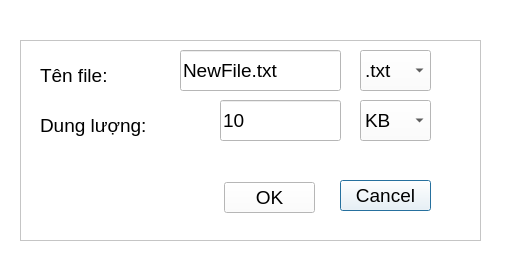
<?xml version="1.0" encoding="UTF-8"?>
<ui version="4.0">
 <class>Dialog</class>
 <widget class="QDialog" name="Dialog">
  <property name="geometry">
   <rect>
    <x>0</x>
    <y>0</y>
    <width>515</width>
    <height>260</height>
   </rect>
  </property>
  <property name="windowTitle">
   <string>Tạo file</string>
  </property>
  <property name="styleSheet">
   <string notr="true">background-color:#FFFFFF;
color: black</string>
  </property>
  <widget class="QFrame" name="frame">
   <property name="geometry">
    <rect>
     <x>20</x>
     <y>40</y>
     <width>461</width>
     <height>201</height>
    </rect>
   </property>
   <property name="frameShape">
    <enum>QFrame::StyledPanel</enum>
   </property>
   <property name="frameShadow">
    <enum>QFrame::Raised</enum>
   </property>
   <widget class="QPushButton" name="btnKOK">
    <property name="geometry">
     <rect>
      <x>320</x>
      <y>140</y>
      <width>91</width>
      <height>31</height>
     </rect>
    </property>
    <property name="font">
     <font>
      <pointsize>14</pointsize>
     </font>
    </property>
    <property name="text">
     <string>Cancel</string>
    </property>
   </widget>
   <widget class="QLineEdit" name="txtName">
    <property name="geometry">
     <rect>
      <x>160</x>
      <y>10</y>
      <width>161</width>
      <height>41</height>
     </rect>
    </property>
    <property name="font">
     <font>
      <pointsize>14</pointsize>
     </font>
    </property>
    <property name="text">
     <string>NewFile.txt</string>
    </property>
   </widget>
   <widget class="QComboBox" name="cboLoai">
    <property name="geometry">
     <rect>
      <x>340</x>
      <y>10</y>
      <width>71</width>
      <height>41</height>
     </rect>
    </property>
    <property name="font">
     <font>
      <pointsize>14</pointsize>
     </font>
    </property>
    <item>
     <property name="text">
      <string>.txt</string>
     </property>
    </item>
    <item>
     <property name="text">
      <string>.docx</string>
     </property>
    </item>
    <item>
     <property name="text">
      <string>.html</string>
     </property>
    </item>
    <item>
     <property name="text">
      <string>.py</string>
     </property>
    </item>
   </widget>
   <widget class="QLabel" name="label_2">
    <property name="geometry">
     <rect>
      <x>20</x>
      <y>10</y>
      <width>131</width>
      <height>51</height>
     </rect>
    </property>
    <property name="font">
     <font>
      <pointsize>14</pointsize>
     </font>
    </property>
    <property name="text">
     <string>Tên file:</string>
    </property>
   </widget>
   <widget class="QLineEdit" name="txtSize">
    <property name="geometry">
     <rect>
      <x>200</x>
      <y>60</y>
      <width>121</width>
      <height>41</height>
     </rect>
    </property>
    <property name="font">
     <font>
      <pointsize>14</pointsize>
     </font>
    </property>
    <property name="text">
     <string>10</string>
    </property>
   </widget>
   <widget class="QPushButton" name="btnOK">
    <property name="geometry">
     <rect>
      <x>204</x>
      <y>142</y>
      <width>91</width>
      <height>31</height>
     </rect>
    </property>
    <property name="font">
     <font>
      <pointsize>14</pointsize>
     </font>
    </property>
    <property name="text">
     <string>OK</string>
    </property>
   </widget>
   <widget class="QLabel" name="label_3">
    <property name="geometry">
     <rect>
      <x>20</x>
      <y>60</y>
      <width>161</width>
      <height>51</height>
     </rect>
    </property>
    <property name="font">
     <font>
      <pointsize>14</pointsize>
     </font>
    </property>
    <property name="text">
     <string>Dung lượng:</string>
    </property>
   </widget>
   <widget class="QComboBox" name="cboCo">
    <property name="geometry">
     <rect>
      <x>340</x>
      <y>60</y>
      <width>71</width>
      <height>41</height>
     </rect>
    </property>
    <property name="font">
     <font>
      <pointsize>14</pointsize>
     </font>
    </property>
    <item>
     <property name="text">
      <string>KB</string>
     </property>
    </item>
    <item>
     <property name="text">
      <string>MB</string>
     </property>
    </item>
    <item>
     <property name="text">
      <string>GB</string>
     </property>
    </item>
    <item>
     <property name="text">
      <string>TB</string>
     </property>
    </item>
    <item>
     <property name="text">
      <string>QaB</string>
     </property>
    </item>
    <item>
     <property name="text">
      <string>QiB</string>
     </property>
    </item>
   </widget>
  </widget>
 </widget>
 <resources/>
 <connections/>
</ui>
